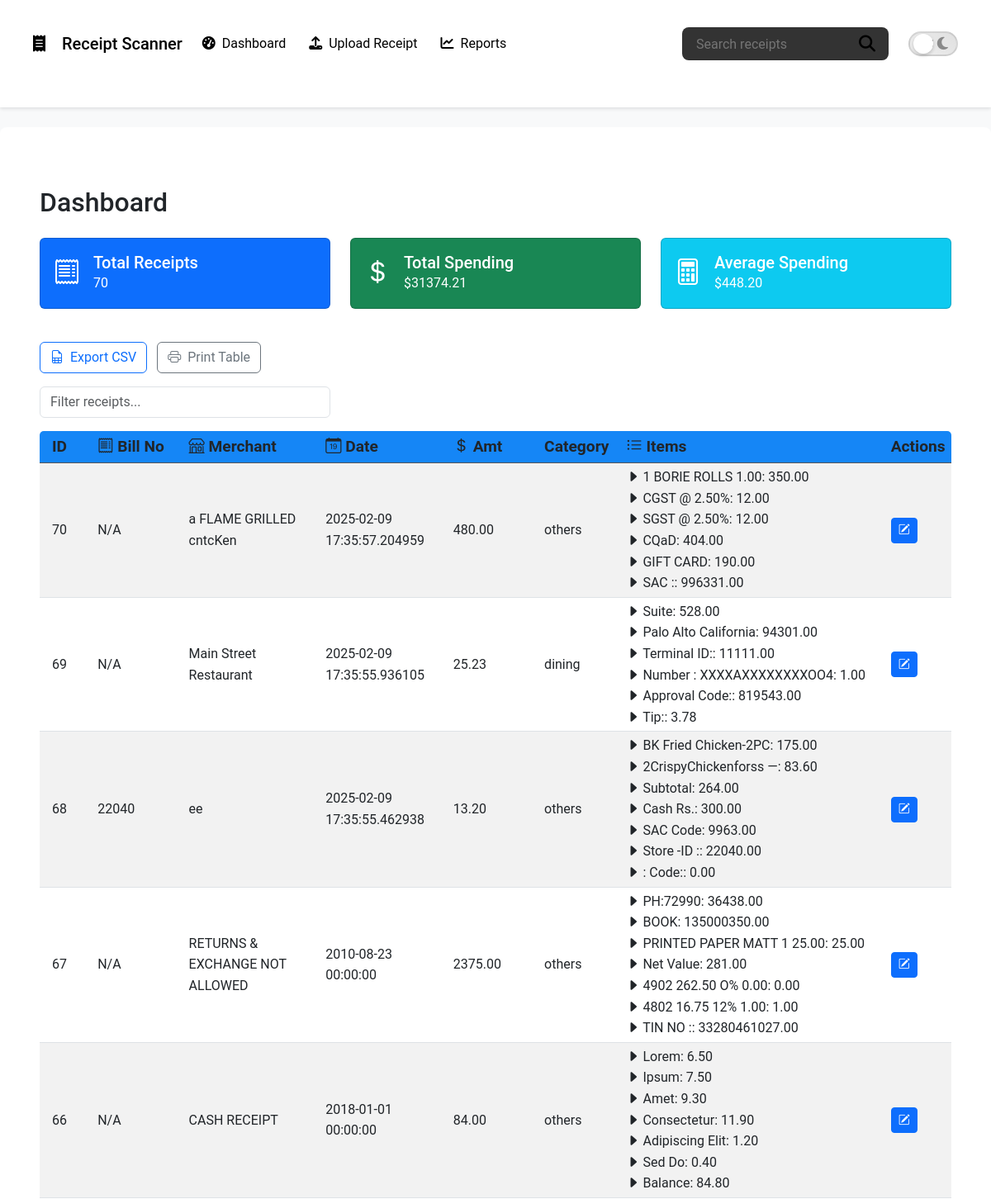
The page / (upper part) on the database its author committed.
### models.py (models this page shows, shortened)
class TimestampMixin:
    created_at = db.Column(
        db.DateTime,
        nullable=False,
        default=datetime.utcnow,
        comment="Record creation timestamp"
    )
    updated_at = db.Column(
        db.DateTime,
        nullable=False,
        default=datetime.utcnow,
        onupdate=datetime.utcnow,
        comment="Record update timestamp"
    )

class Receipt(db.Model, TimestampMixin):
    __tablename__ = 'receipts'
    id = db.Column(db.Integer, primary_key=True)
    bill_no = db.Column(db.String(50), nullable=True, comment="Bill or Invoice number")
    merchant = db.Column(db.String(120), nullable=False, index=True, comment="Merchant name")
    date_time = db.Column(
        db.DateTime,
        nullable=False,
        default=datetime.utcnow,
        comment="Date and time of the receipt"
    )
    total_amount = db.Column(
        db.Numeric(precision=10, scale=2),
        nullable=True,
        comment="Total amount of the receipt"
    )
    tax = db.Column(
        db.Numeric(precision=10, scale=2),
        nullable=True,
        comment="Tax amount"
    )
    discount = db.Column(
        db.Numeric(precision=10, scale=2),
        nullable=True,
        comment="Discount amount"
    )
    ocr_text = db.Column(
        db.Text,
        nullable=True,
        comment="Full OCR text extracted from the receipt"
    )
    category = db.Column(
        db.String(50),
        nullable=True,
        index=True,
        comment="Expense category"
    )
    location = db.Column(
        db.String(120),
        nullable=True,
        comment="Merchant location or other geographical info"
    )
    items = db.relationship(
        'ReceiptItem',
        backref='receipt',
        lazy=True,
        cascade="all, delete-orphan"
    )

class ReceiptItem(db.Model, TimestampMixin):
    __tablename__ = 'receipt_items'
    id = db.Column(db.Integer, primary_key=True)
    receipt_id = db.Column(
        db.Integer,
        db.ForeignKey('receipts.id', ondelete='CASCADE'),
        nullable=False,
        comment="Foreign key linking to the parent receipt"
    )
    name = db.Column(
        db.String(200),
        nullable=False,
        comment="Item name/description"
    )
    amount = db.Column(
        db.Numeric(precision=10, scale=2),
        nullable=True,
        comment="Monetary amount for the item"
    )

### app.py (the view)
    @app.route('/')
    def index():
        receipts = Receipt.query.order_by(Receipt.id.desc()).all()
        total_amount = sum(float(r.total_amount) for r in receipts if r.total_amount)
        average_amount = total_amount / len(receipts) if receipts else 0.0
        return render_template('dashboard.html',
                               receipts=receipts,
                               total_amount=total_amount,
                               average_amount=average_amount)

### templates/dashboard.html (shortened to what this page needs)
{% extends "base.html" %}
{% block content %}
<div class="container mt-4">
  <h2 class="mb-4">Dashboard</h2>
  <div class="row mb-4">
    <div class="col-md-4">
      <div class="card text-white bg-primary mb-3">
        <div class="card-body d-flex align-items-center">
          <div class="me-3">
            <i class="bi bi-receipt" style="font-size: 2rem;"></i>
          </div>
          <div>
            <h5 class="card-title mb-0">Total Receipts</h5>
            <p class="card-text">{{ receipts|length }}</p>
          </div>
        </div>
      </div>
    </div>
    <div class="col-md-4">
      <div class="card text-white bg-success mb-3">
        <div class="card-body d-flex align-items-center">
          <div class="me-3">
            <i class="bi bi-currency-dollar" style="font-size: 2rem;"></i>
          </div>
          <div>
            <h5 class="card-title mb-0">Total Spending</h5>
            <p class="card-text">${{ '%.2f' % total_amount }}</p>
          </div>
        </div>
      </div>
    </div>
    <div class="col-md-4">
      <div class="card text-white bg-info mb-3">
        <div class="card-body d-flex align-items-center">
          <div class="me-3">
            <i class="bi bi-calculator" style="font-size: 2rem;"></i>
          </div>
          <div>
            <h5 class="card-title mb-0">Average Spending</h5>
            <p class="card-text">
              {% if receipts|length > 0 %}
                ${{ '%.2f' % (total_amount / receipts|length) }}
              {% else %}
                $0.00
              {% endif %}
            </p>
          </div>
        </div>
      </div>
    </div>
  </div>
  <div class="mb-3">
    <button id="exportCSV" class="btn btn-outline-primary me-2">
      <i class="bi bi-file-earmark-spreadsheet me-1"></i> Export CSV
    </button>
    <button id="printTable" class="btn btn-outline-secondary">
      <i class="bi bi-printer me-1"></i> Print Table
    </button>
  </div>
  <div class="row mb-3">
    <div class="col-md-4">
      <input id="tableSearch" type="text" class="form-control" placeholder="Filter receipts...">
    </div>
  </div>
  <div class="table-responsive">
    <table id="receiptsTable" class="table table-striped table-hover align-middle table-sm">
      <thead class="table-light">
        <tr>
          <th scope="col" style="width: 5%;">ID</th>
          <th scope="col" style="width: 10%;"><i class="bi bi-receipt"></i> Bill No</th>
          <th scope="col" style="width: 15%;"><i class="bi bi-shop"></i> Merchant</th>
          <th scope="col" style="width: 14%;"><i class="bi bi-calendar-date"></i> Date</th>
          <th scope="col" style="width: 10%;"><i class="bi bi-currency-dollar"></i> Amt</th>
          <th scope="col" style="width: 9%;">Category</th>
          <th scope="col" style="width: 29%;"><i class="bi bi-list-ul"></i> Items</th>
          <th scope="col" style="width: 8%;">Actions</th>
        </tr>
      </thead>
      <tbody>
        {% for receipt in receipts %}
        <tr>
          <td data-label="ID">{{ receipt.id }}</td>
          <td data-label="Bill No">{{ receipt.bill_no or 'N/A' }}</td>
          <td data-label="Merchant">{{ receipt.merchant }}</td>
          <td data-label="Date">{{ receipt.date_time }}</td>
          <td data-label="Total Amount">{{ receipt.total_amount }}</td>
          <td data-label="Category">{{ receipt.category }}</td>
          <td data-label="Items">
            {% if receipt.items %}
            <ul class="list-unstyled mb-0">
              {% for item in receipt.items %}
              <li><i class="bi bi-caret-right-fill"></i> {{ item.name }}: {{ item.amount }}</li>
              {% endfor %}
            </ul>
            {% else %}
            <span class="text-muted">No Items</span>
            {% endif %}
          </td>
          <td data-label="Actions">
            <a href="{{ url_for('edit_receipt', receipt_id=receipt.id) }}" class="btn btn-sm btn-primary" data-bs-toggle="tooltip" data-bs-placement="top" title="Edit Receipt">
              <i class="bi bi-pencil-square"></i>
            </a>
          </td>
        </tr>
        {% endfor %}
      </tbody>
    </table>
  </div>
<link href="https://cdn.jsdelivr.net/npm/bootstrap-icons/font/bootstrap-icons.css" rel="stylesheet">
{% endblock %}

### templates/base.html (shortened to what this page needs)
<!DOCTYPE html>
<html lang="en">
<head>
  <link href="https://cdn.jsdelivr.net/npm/bootstrap@5.3.0/dist/css/bootstrap.min.css" rel="stylesheet" />
  <link
    rel="stylesheet"
    href="https://cdnjs.cloudflare.com/ajax/libs/font-awesome/6.4.0/css/all.min.css"
  />
  <link rel="stylesheet" href="{{ url_for('static', filename='css/styles.css') }}" />
</head>
<body>
  <nav class="navbar navbar-expand-lg sticky-top" id="mainNav">
    <div class="container">
      <a class="navbar-brand" href="{{ url_for('index') }}">
        <i class="fa-solid fa-receipt me-2"></i> Receipt Scanner
      </a>
      <div class="collapse navbar-collapse" id="mainNavbar">
        <ul class="navbar-nav me-auto mb-2 mb-lg-0">
          <li class="nav-item {% if request.endpoint=='index' %}active{% endif %}">
            <a class="nav-link" href="{{ url_for('index') }}">
              <i class="fa-solid fa-gauge-high me-1"></i> Dashboard
            </a>
          </li>
          <li class="nav-item {% if request.endpoint=='upload' %}active{% endif %}">
            <a class="nav-link" href="{{ url_for('upload') }}">
              <i class="fa-solid fa-upload me-1"></i> Upload Receipt
            </a>
          </li>
          <li class="nav-item {% if request.endpoint=='reports' %}active{% endif %}">
            <a class="nav-link" href="{{ url_for('reports') }}">
              <i class="fa-solid fa-chart-line me-1"></i> Reports
            </a>
          </li>
        </ul>
        <div class="navbar-controls">
          <form id="searchForm" class="navbar-search">
            <input id="searchInput" type="search" placeholder="Search receipts" aria-label="Search receipts" />
          </form>
          <div class="dark-mode-toggle">
            <label for="darkModeSwitch" aria-label="Toggle dark mode">
              <span class="toggle-icon sun"><i class="fa-solid fa-sun"></i></span>
              <span class="toggle-icon moon"><i class="fa-solid fa-moon"></i></span>
            </label>
          </div>
        </div>
      </div>
    </div>
  </nav>
  <div id="mainContent" class="container mt-4">
    {% block content %}{% endblock %}
  </div>
</body>
</html>

### static/css/styles.css (style rules this page uses)
:root { --transition-speed: 0.5s; --transition-ease: cubic-bezier(0.4, 0, 0.2, 1); --light-bg: #f8f9fa; --light-text: #212529; --light-container-bg: #ffffff; --light-border: #dee2e6; --dark-bg: #0f0f0f; --dark-text: #d0d0d0; --dark-container-bg: #1a1a1a; --dark-form-bg: #252525; --dark-border: #555555; --primary-color: #0d6efd; --primary-hover: #0b5ed7; --secondary-color: #8c8c8c; --success-color: #28a745; --danger-color: #dc3545; --link-color: #66b3ff; --modal-bg: #181818; }
body { font-family: 'Roboto', sans-serif; margin: 0; padding: 0; line-height: 1.6; background-color: var(--light-bg); color: var(--light-text); transition: background-color var(--transition-speed) var(--transition-ease), color var(--transition-speed) var(--transition-ease), border-color var(--transition-speed) var(--transition-ease), box-shadow var(--transition-speed) var(--transition-ease); }
.container { max-width: 1200px; padding: 1.5rem; background-color: var(--light-container-bg); border-radius: 0.5rem; margin-bottom: 1.5rem;; }
.table thead th { background-color: #1586f6; color: var(--light-text); font-size: larger; border-color: var(--dark-border); padding-left: 15px; padding-right: 5px; }
.table tbody td { padding-left: 15px; padding-right: 5px; }
.table-responsive { overflow-x: auto; border-radius: 5px }

### rows shown on the page
Receipt: id "70", bill_no "N/A", merchant "a FLAME GRILLED cntcKen", date_time "2025-02-09 17:35:57.204959", total_amount "480.00", category "others"
ReceiptItem: name "1 BORIE ROLLS 1.00", amount "350.00"
ReceiptItem: name "CGST @ 2.50%", amount "12.00"
ReceiptItem: name "SGST @ 2.50%", amount "12.00"
ReceiptItem: name "CQaD", amount "404.00"
ReceiptItem: name "GIFT CARD", amount "190.00"
ReceiptItem: name "SAC :", amount "996331.00"
Receipt: id "69", bill_no "N/A", merchant "Main Street Restaurant", date_time "2025-02-09 17:35:55.936105", total_amount "25.23", category "dining"
ReceiptItem: name "Suite", amount "528.00"
ReceiptItem: name "Palo Alto California", amount "94301.00"
ReceiptItem: name "Terminal ID:", amount "11111.00"
ReceiptItem: name "Number : XXXXAXXXXXXXXOO4", amount "1.00"
ReceiptItem: name "Approval Code:", amount "819543.00"
ReceiptItem: name "Tip:", amount "3.78"
Receipt: id "68", bill_no "22040", merchant "ee", date_time "2025-02-09 17:35:55.462938", total_amount "13.20", category "others"
ReceiptItem: name "BK Fried Chicken-2PC", amount "175.00"
ReceiptItem: name "2CrispyChickenforss —", amount "83.60"
ReceiptItem: name "Subtotal", amount "264.00"
ReceiptItem: name "Cash Rs.", amount "300.00"
ReceiptItem: name "SAC Code", amount "9963.00"
ReceiptItem: name "Store -ID :", amount "22040.00"
ReceiptItem: name ": Code:", amount "0.00"
Receipt: id "67", bill_no "N/A", merchant "RETURNS & EXCHANGE NOT ALLOWED", date_time "2010-08-23 00:00:00", total_amount "2375.00", category "others"
ReceiptItem: name "PH:72990", amount "36438.00"
ReceiptItem: name "BOOK", amount "135000350.00"
ReceiptItem: name "PRINTED PAPER MATT 1 25.00", amount "25.00"
ReceiptItem: name "Net Value", amount "281.00"
ReceiptItem: name "4902 262.50 O% 0.00", amount "0.00"
ReceiptItem: name "4802 16.75 12% 1.00", amount "1.00"
ReceiptItem: name "TIN NO :", amount "33280461027.00"
Receipt: id "66", bill_no "N/A", merchant "CASH RECEIPT", date_time "2018-01-01 00:00:00", total_amount "84.00", category "others"
ReceiptItem: name "Lorem", amount "6.50"
ReceiptItem: name "Ipsum", amount "7.50"
ReceiptItem: name "Amet", amount "9.30"
ReceiptItem: name "Consectetur", amount "11.90"
ReceiptItem: name "Adipiscing Elit", amount "1.20"
ReceiptItem: name "Sed Do", amount "0.40"
ReceiptItem: name "Balance", amount "84.80"

### other values the page prints
{{ receipts|length }} "70"
{{ '%.2f' % total_amount }} "31374.21"
{{ '%.2f' % (total_amount / receipts|length) }} "448.20"
